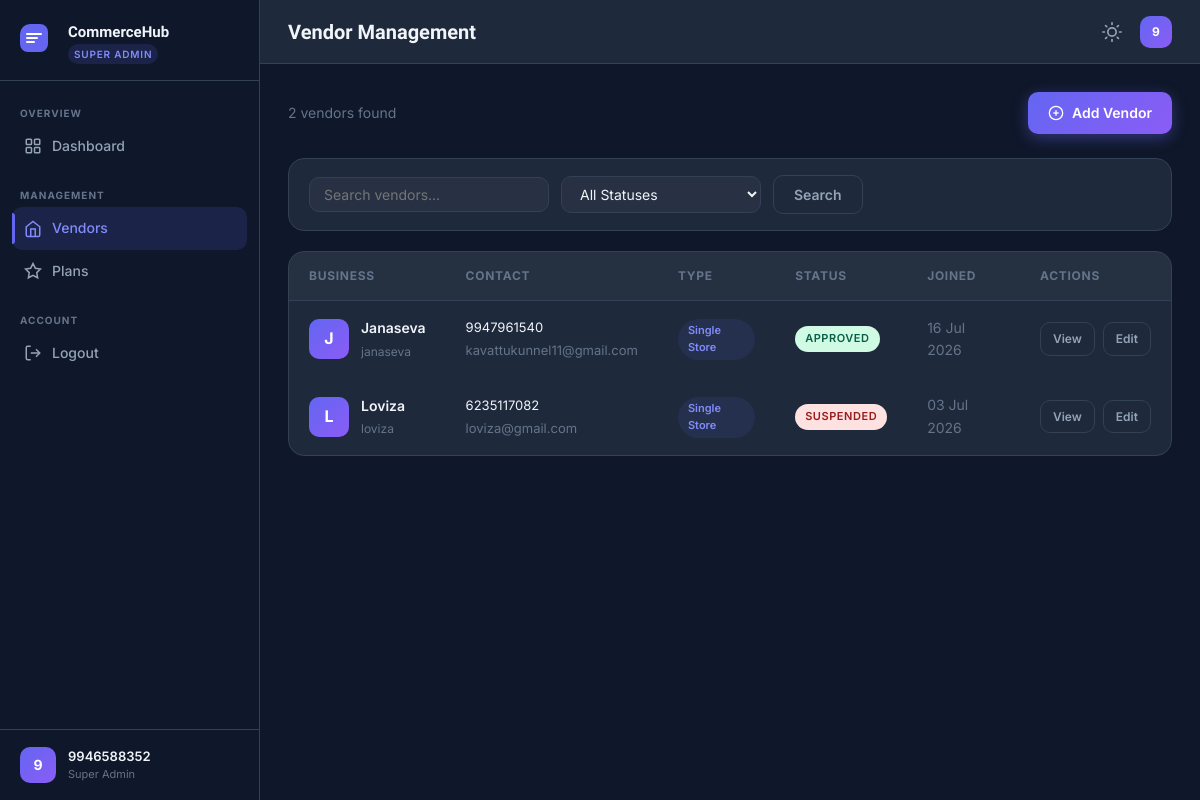
/sadmin/vendors/ (signed in), run on an earlier commit of the app's database.
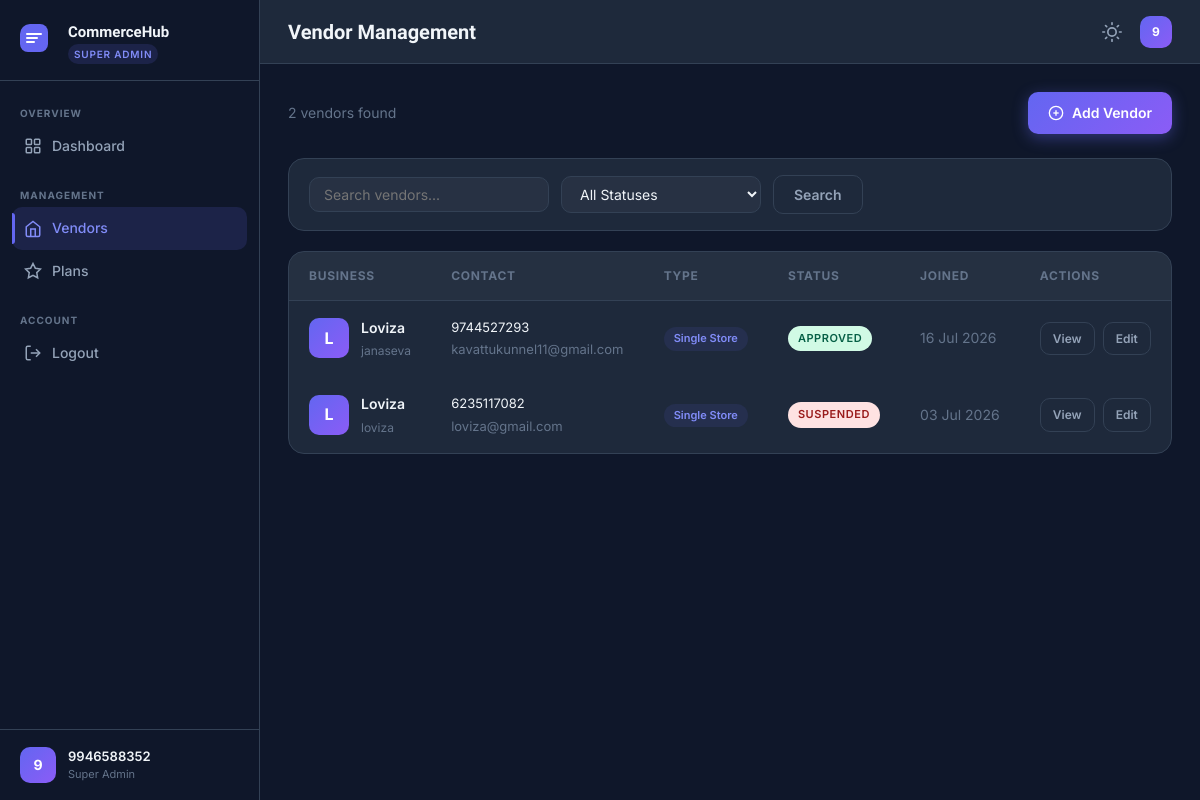
And on a later commit of the database.
### tenants/models.py (models this page shows, shortened)
class Vendor(TimestampModel):
    STATUS_CHOICES = [
        ('pending', 'Pending Approval'),
        ('approved', 'Approved'),
        ('suspended', 'Suspended'),
        ('cancelled', 'Cancelled'),
    ]
    BUSINESS_TYPE_CHOICES = [
        ('single_store', 'Single Store'),
        ('multi_branch', 'Multi Branch'),
        ('multi_partner', 'Multi Partner'),
        ('franchise', 'Franchise'),
        ('online_only', 'Online Store'),
        ('whatsapp_store', 'WhatsApp Store'),
        ('wholesale', 'Wholesale'),
    ]
    CHECKOUT_WORKFLOW_CHOICES = [
        ('online_payment', 'Online Payment (Razorpay)'),
        ('online_payment_stripe', 'Online Payment (Stripe)'),
        ('approval_payment', 'Approval then Payment'),
        ('whatsapp_enquiry', 'WhatsApp Enquiry'),
        ('cod_only', 'Cash on Delivery Only'),
    ]
    business_name = models.CharField(max_length=200)
    slug = models.SlugField(max_length=100, unique=True)
    business_type = models.CharField(max_length=30, choices=BUSINESS_TYPE_CHOICES, default='single_store')
    gst_number = models.CharField(max_length=20, blank=True)
    pan_number = models.CharField(max_length=20, blank=True)
    email = models.EmailField(blank=True)
    phone = models.CharField(max_length=15)
    whatsapp_number = models.CharField(max_length=15, blank=True)
    website = models.URLField(blank=True)
    address_line1 = models.CharField(max_length=300, blank=True)
    address_line2 = models.CharField(max_length=300, blank=True)
    city = models.CharField(max_length=100, blank=True)
    state = models.CharField(max_length=100, blank=True)
    pincode = models.CharField(max_length=10, blank=True)
    country = models.CharField(max_length=100, default='India')
    logo = models.ImageField(upload_to='vendors/logos/', blank=True, null=True)
    banner = models.ImageField(upload_to='vendors/banners/', blank=True, null=True)
    favicon = models.ImageField(upload_to='vendors/favicons/', blank=True, null=True)
    facebook_url = models.URLField(blank=True)
    instagram_url = models.URLField(blank=True)
    twitter_url = models.URLField(blank=True)
    youtube_url = models.URLField(blank=True)
    currency = models.CharField(max_length=5, default='INR')
    currency_symbol = models.CharField(max_length=5, default='₹')
    top_announcement_text = models.CharField(
        max_length=200,
        blank=True,
        null=True,
        help_text="Text to display in the black top bar (e.g. Store Wide Summer Sale). Leave blank to hide."
    )
    timezone = models.CharField(max_length=50, default='Asia/Kolkata')
    checkout_workflow = models.CharField(
        max_length=30,
        choices=CHECKOUT_WORKFLOW_CHOICES,
        default='online_payment',
    )
    track_inventory = models.BooleanField(
        default=False,
        help_text="If enabled, product stock is tracked, preventing overselling."
    )
    primary_color = models.CharField(max_length=7, default='#6366f1')
    secondary_color = models.CharField(max_length=7, default='#8b5cf6')
    custom_css = models.TextField(blank=True)
    razorpay_key_id = models.CharField(max_length=150, blank=True)
    razorpay_key_secret = models.CharField(max_length=150, blank=True)
    stripe_public_key = models.CharField(max_length=150, blank=True)
    stripe_secret_key = models.CharField(max_length=150, blank=True)
    stripe_webhook_secret = models.CharField(max_length=150, blank=True)
    whatsapp_order_format = models.TextField(blank=True)
    status = models.CharField(max_length=20, choices=STATUS_CHOICES, default='pending')
    active_plan = models.ForeignKey('tenants.SubscriptionPlan', on_delete=models.SET_NULL, null=True, blank=True, related_name='active_vendors')
    is_active = models.BooleanField(default=True)
    approved_at = models.DateTimeField(null=True, blank=True)
    approved_by = models.ForeignKey(
        'accounts.User',
        on_delete=models.SET_NULL,
        null=True,
        blank=True,
        related_name='approved_vendors',
    )
    suspension_reason = models.TextField(blank=True)
    meta_title = models.CharField(max_length=200, blank=True)
    meta_description = models.TextField(blank=True)
    class Meta:
        db_table = 'ch_vendors'
        verbose_name = 'Vendor'
        verbose_name_plural = 'Vendors'
        ordering = ['-created_at']

### adminapp/views.py (the view, shortened to what this page needs)
# urls.py: path('vendors/', views.VendorListView.as_view(), name='vendor_list'),
class VendorListView(SuperAdminRequiredMixin, View):
    template_name = 'admin/vendors/list.html'
    def get(self, request):
        status_filter = request.GET.get('status', '')
        search = request.GET.get('q', '')
        vendors = Vendor.objects.all().order_by('-created_at')
        if status_filter:
            vendors = vendors.filter(status=status_filter)
        context = {
            'vendors': vendors,
            'status_filter': status_filter,
            'search': search,
            'total_count': vendors.count(),
            'page_title': 'Vendor Management',
        }
        return render(request, self.template_name, context)

### accounts/models.py (called while the page is built)
    def get_full_name(self):
        return f'{self.first_name} {self.last_name}'.strip()

    def get_short_name(self):
        return self.first_name or self.phone

### core/context_processors.py (called while the page is built)
def tenant_context(request):
    tenant = getattr(request, 'tenant', None)
    storefront_categories = []
    if tenant:
        try:
            storefront_categories = Category.objects.filter(vendor=tenant, is_active=True).get_cached_trees()
        except Exception:
            storefront_categories = []
    return {
        'current_tenant': tenant,
        'platform_name': getattr(settings, 'PLATFORM_NAME', 'CommerceHub'),
        'platform_domain': getattr(settings, 'PLATFORM_DOMAIN', 'commercehub.in'),
        'storefront_categories': storefront_categories,
    }

### core/mixins.py (called while the page is built)
    def dispatch(self, request, *args, **kwargs):
        if not request.user.is_authenticated:
            return redirect('accounts:admin_login')
        if not request.user.is_super_admin:
            messages.error(request, 'Access denied. Super Admin privileges required.')
            return redirect('accounts:admin_login')
        return super().dispatch(request, *args, **kwargs)

### templates/admin/vendors/list.html (shortened to what this page needs)
{% extends 'base/admin_base.html' %}
{% load static %}
{% block content %}
<div class="page-header-row">
    <div class="page-header-info">
        <p class="page-subtitle">{{ total_count }} vendor{{ total_count|pluralize }} found</p>
    </div>
    <div class="page-header-actions">
        <a href="{% url 'adminapp:vendor_create' %}" class="btn btn-primary">
            <svg viewBox="0 0 24 24" fill="none" stroke="currentColor" stroke-width="2" width="16" height="16">
                <circle cx="12" cy="12" r="10"/><line x1="12" y1="8" x2="12" y2="16"/>
                <line x1="8" y1="12" x2="16" y2="12"/>
            </svg>
            Add Vendor
        </a>
    </div>
</div>
<div class="filter-bar">
    <form method="get" class="filter-form">
        <div class="filter-group">
            <input type="text" name="q" value="{{ search }}" placeholder="Search vendors..."
                   class="filter-input" id="vendorSearch">
        </div>
        <div class="filter-group">
            <select name="status" class="filter-select" onchange="this.form.submit()">
                <option value="">All Statuses</option>
            </select>
        </div>
        <button type="submit" class="btn btn-outline">Search</button>
    </form>
</div>
<div class="data-card">
    <div class="table-wrapper">
        <table class="data-table" id="vendorTable">
            <thead>
                <tr>
                    <th>Business</th>
                    <th>Contact</th>
                    <th>Type</th>
                    <th>Status</th>
                    <th>Joined</th>
                    <th>Actions</th>
                </tr>
            </thead>
            <tbody>
                {% for vendor in vendors %}
                <tr>
                    <td>
                        <div class="table-entity">
                            <div class="entity-avatar">{{ vendor.business_name|first|upper }}</div>
                            <div class="entity-info">
                                <strong>{{ vendor.business_name }}</strong>
                                <span>{{ vendor.slug }}</span>
                            </div>
                        </div>
                    </td>
                    <td>
                        <div class="contact-info">
                            <span>{{ vendor.phone }}</span>
                            {% if vendor.email %}<span class="text-muted">{{ vendor.email }}</span>{% endif %}
                        </div>
                    </td>
                    <td>
                        <span class="type-badge">{{ vendor.get_business_type_display }}</span>
                    </td>
                    <td>
                        <span class="status-badge status-{{ vendor.status }}">
                            {{ vendor.get_status_display }}
                        </span>
                    </td>
                    <td class="text-muted">{{ vendor.created_at|date:"d M Y" }}</td>
                    <td>
                        <div class="table-actions">
                            <a href="{% url 'adminapp:vendor_detail' vendor.pk %}" class="btn btn-sm btn-outline">
                                View
                            </a>
                            <a href="{% url 'adminapp:vendor_edit' vendor.pk %}" class="btn btn-sm btn-outline">
                                Edit
                            </a>
                        </div>
                    </td>
                </tr>
                {% endfor %}
            </tbody>
        </table>
    </div>
</div>
{% endblock %}

What changed in the data, as far as the page shows it:
changed Vendor "16 Jul 2026": business_name|first "J" → "L"; business_name "Janaseva" → "Loviza"; phone "9947961540" → "9744527293"
